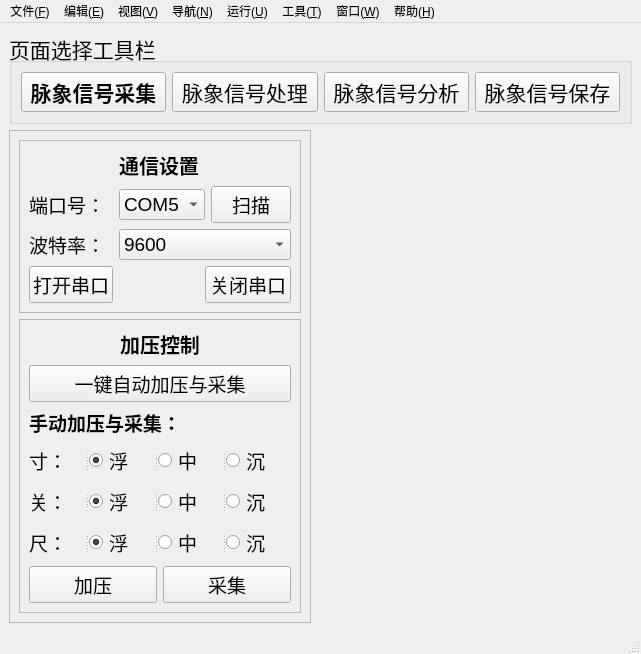
<?xml version="1.0" encoding="UTF-8"?>
<ui version="4.0">
 <class>mainWindow</class>
 <widget class="QMainWindow" name="mainWindow">
  <property name="geometry">
   <rect>
    <x>0</x>
    <y>0</y>
    <width>641</width>
    <height>519</height>
   </rect>
  </property>
  <property name="windowTitle">
   <string>可穿戴脉诊仪上位机软件系统</string>
  </property>
  <widget class="QWidget" name="centralwidget">
   <layout class="QGridLayout" name="gridLayout_5">
    <item row="0" column="0" colspan="2">
     <widget class="QGroupBox" name="groupBox">
      <property name="sizePolicy">
       <sizepolicy hsizetype="Preferred" vsizetype="Fixed">
        <horstretch>0</horstretch>
        <verstretch>0</verstretch>
       </sizepolicy>
      </property>
      <property name="font">
       <font>
        <pointsize>16</pointsize>
        <weight>50</weight>
        <bold>false</bold>
       </font>
      </property>
      <property name="title">
       <string>页面选择工具栏</string>
      </property>
      <layout class="QHBoxLayout" name="horizontalLayout">
       <item>
        <widget class="QPushButton" name="pushButton">
         <property name="sizePolicy">
          <sizepolicy hsizetype="Minimum" vsizetype="Fixed">
           <horstretch>0</horstretch>
           <verstretch>0</verstretch>
          </sizepolicy>
         </property>
         <property name="minimumSize">
          <size>
           <width>0</width>
           <height>30</height>
          </size>
         </property>
         <property name="font">
          <font>
           <pointsize>16</pointsize>
           <weight>75</weight>
           <bold>true</bold>
          </font>
         </property>
         <property name="text">
          <string>脉象信号采集</string>
         </property>
        </widget>
       </item>
       <item>
        <widget class="QPushButton" name="pushButton_2">
         <property name="minimumSize">
          <size>
           <width>0</width>
           <height>30</height>
          </size>
         </property>
         <property name="text">
          <string>脉象信号处理</string>
         </property>
        </widget>
       </item>
       <item>
        <widget class="QPushButton" name="pushButton_3">
         <property name="sizePolicy">
          <sizepolicy hsizetype="Preferred" vsizetype="Fixed">
           <horstretch>0</horstretch>
           <verstretch>0</verstretch>
          </sizepolicy>
         </property>
         <property name="minimumSize">
          <size>
           <width>0</width>
           <height>30</height>
          </size>
         </property>
         <property name="text">
          <string>脉象信号分析</string>
         </property>
        </widget>
       </item>
       <item>
        <widget class="QPushButton" name="pushButton_4">
         <property name="sizePolicy">
          <sizepolicy hsizetype="Minimum" vsizetype="Fixed">
           <horstretch>0</horstretch>
           <verstretch>0</verstretch>
          </sizepolicy>
         </property>
         <property name="minimumSize">
          <size>
           <width>0</width>
           <height>30</height>
          </size>
         </property>
         <property name="text">
          <string>脉象信号保存</string>
         </property>
        </widget>
       </item>
      </layout>
     </widget>
    </item>
    <item row="1" column="1">
     <widget class="plotWidget" name="showWidget" native="true"/>
    </item>
    <item row="1" column="0">
     <widget class="QFrame" name="frame">
      <property name="sizePolicy">
       <sizepolicy hsizetype="Fixed" vsizetype="Preferred">
        <horstretch>0</horstretch>
        <verstretch>0</verstretch>
       </sizepolicy>
      </property>
      <property name="font">
       <font>
        <pointsize>16</pointsize>
       </font>
      </property>
      <property name="frameShape">
       <enum>QFrame::StyledPanel</enum>
      </property>
      <property name="frameShadow">
       <enum>QFrame::Raised</enum>
      </property>
      <layout class="QVBoxLayout" name="verticalLayout">
       <item>
        <widget class="QFrame" name="frame_2">
         <property name="sizePolicy">
          <sizepolicy hsizetype="Fixed" vsizetype="Preferred">
           <horstretch>0</horstretch>
           <verstretch>0</verstretch>
          </sizepolicy>
         </property>
         <property name="font">
          <font>
           <pointsize>14</pointsize>
          </font>
         </property>
         <property name="frameShape">
          <enum>QFrame::StyledPanel</enum>
         </property>
         <property name="frameShadow">
          <enum>QFrame::Raised</enum>
         </property>
         <layout class="QGridLayout" name="gridLayout_4">
          <item row="1" column="0">
           <layout class="QGridLayout" name="gridLayout_2">
            <item row="2" column="0">
             <widget class="QLabel" name="label_2">
              <property name="text">
               <string>波特率：</string>
              </property>
             </widget>
            </item>
            <item row="0" column="1">
             <widget class="QLabel" name="label_7">
              <property name="sizePolicy">
               <sizepolicy hsizetype="Preferred" vsizetype="Fixed">
                <horstretch>0</horstretch>
                <verstretch>0</verstretch>
               </sizepolicy>
              </property>
              <property name="font">
               <font>
                <pointsize>15</pointsize>
                <weight>75</weight>
                <bold>true</bold>
               </font>
              </property>
              <property name="text">
               <string>通信设置</string>
              </property>
              <property name="alignment">
               <set>Qt::AlignCenter</set>
              </property>
             </widget>
            </item>
            <item row="1" column="1" colspan="2">
             <widget class="QComboBox" name="comboBox">
              <item>
               <property name="text">
                <string>COM5</string>
               </property>
              </item>
             </widget>
            </item>
            <item row="1" column="3">
             <widget class="QPushButton" name="pushButton_5">
              <property name="text">
               <string>扫描</string>
              </property>
             </widget>
            </item>
            <item row="1" column="0">
             <widget class="QLabel" name="label">
              <property name="text">
               <string>端口号：</string>
              </property>
             </widget>
            </item>
            <item row="2" column="1" colspan="3">
             <widget class="QComboBox" name="comboBox_2">
              <item>
               <property name="text">
                <string>9600</string>
               </property>
              </item>
             </widget>
            </item>
            <item row="3" column="0">
             <widget class="QPushButton" name="pushButton_6">
              <property name="text">
               <string>打开串口</string>
              </property>
             </widget>
            </item>
            <item row="3" column="2" colspan="2">
             <widget class="QPushButton" name="pushButton_7">
              <property name="text">
               <string>关闭串口</string>
              </property>
              <property name="checkable">
               <bool>true</bool>
              </property>
             </widget>
            </item>
           </layout>
          </item>
         </layout>
        </widget>
       </item>
       <item>
        <widget class="QFrame" name="frame_3">
         <property name="sizePolicy">
          <sizepolicy hsizetype="Preferred" vsizetype="Preferred">
           <horstretch>0</horstretch>
           <verstretch>0</verstretch>
          </sizepolicy>
         </property>
         <property name="font">
          <font>
           <pointsize>14</pointsize>
          </font>
         </property>
         <property name="frameShape">
          <enum>QFrame::StyledPanel</enum>
         </property>
         <property name="frameShadow">
          <enum>QFrame::Raised</enum>
         </property>
         <layout class="QGridLayout" name="gridLayout_3">
          <item row="0" column="0">
           <widget class="QLabel" name="label_8">
            <property name="sizePolicy">
             <sizepolicy hsizetype="Preferred" vsizetype="Fixed">
              <horstretch>0</horstretch>
              <verstretch>0</verstretch>
             </sizepolicy>
            </property>
            <property name="font">
             <font>
              <pointsize>15</pointsize>
              <weight>75</weight>
              <bold>true</bold>
             </font>
            </property>
            <property name="text">
             <string>加压控制</string>
            </property>
            <property name="alignment">
             <set>Qt::AlignCenter</set>
            </property>
           </widget>
          </item>
          <item row="1" column="0">
           <widget class="QPushButton" name="pushButton_8">
            <property name="sizePolicy">
             <sizepolicy hsizetype="Preferred" vsizetype="Preferred">
              <horstretch>0</horstretch>
              <verstretch>0</verstretch>
             </sizepolicy>
            </property>
            <property name="text">
             <string>一键自动加压与采集</string>
            </property>
           </widget>
          </item>
          <item row="2" column="0">
           <widget class="QLabel" name="label_3">
            <property name="sizePolicy">
             <sizepolicy hsizetype="Fixed" vsizetype="Fixed">
              <horstretch>0</horstretch>
              <verstretch>0</verstretch>
             </sizepolicy>
            </property>
            <property name="font">
             <font>
              <pointsize>14</pointsize>
              <weight>75</weight>
              <bold>true</bold>
             </font>
            </property>
            <property name="text">
             <string>手动加压与采集：</string>
            </property>
           </widget>
          </item>
          <item row="3" column="0">
           <widget class="QSplitter" name="splitter">
            <property name="orientation">
             <enum>Qt::Horizontal</enum>
            </property>
            <widget class="QLabel" name="label_4">
             <property name="text">
              <string>寸：</string>
             </property>
            </widget>
            <widget class="QRadioButton" name="radioButton_4">
             <property name="text">
              <string>浮</string>
             </property>
             <property name="checkable">
              <bool>true</bool>
             </property>
             <property name="checked">
              <bool>true</bool>
             </property>
            </widget>
            <widget class="QRadioButton" name="radioButton_6">
             <property name="text">
              <string>中</string>
             </property>
             <property name="checked">
              <bool>false</bool>
             </property>
            </widget>
            <widget class="QRadioButton" name="radioButton_5">
             <property name="text">
              <string>沉</string>
             </property>
            </widget>
           </widget>
          </item>
          <item row="4" column="0">
           <widget class="QSplitter" name="splitter_2">
            <property name="orientation">
             <enum>Qt::Horizontal</enum>
            </property>
            <widget class="QLabel" name="label_5">
             <property name="text">
              <string>关：</string>
             </property>
            </widget>
            <widget class="QRadioButton" name="radioButton_9">
             <property name="text">
              <string>浮</string>
             </property>
             <property name="checked">
              <bool>true</bool>
             </property>
            </widget>
            <widget class="QRadioButton" name="radioButton_7">
             <property name="text">
              <string>中</string>
             </property>
            </widget>
            <widget class="QRadioButton" name="radioButton_8">
             <property name="text">
              <string>沉</string>
             </property>
            </widget>
           </widget>
          </item>
          <item row="5" column="0">
           <widget class="QSplitter" name="splitter_3">
            <property name="orientation">
             <enum>Qt::Horizontal</enum>
            </property>
            <widget class="QLabel" name="label_6">
             <property name="text">
              <string>尺：</string>
             </property>
            </widget>
            <widget class="QRadioButton" name="radioButton_11">
             <property name="text">
              <string>浮</string>
             </property>
             <property name="checked">
              <bool>true</bool>
             </property>
            </widget>
            <widget class="QRadioButton" name="radioButton_12">
             <property name="text">
              <string>中</string>
             </property>
            </widget>
            <widget class="QRadioButton" name="radioButton_10">
             <property name="text">
              <string>沉</string>
             </property>
            </widget>
           </widget>
          </item>
          <item row="6" column="0">
           <layout class="QGridLayout" name="gridLayout">
            <item row="0" column="0">
             <widget class="QPushButton" name="pushButton_10">
              <property name="text">
               <string>加压</string>
              </property>
             </widget>
            </item>
            <item row="0" column="1">
             <widget class="QPushButton" name="pushButton_9">
              <property name="text">
               <string>采集</string>
              </property>
              <property name="checkable">
               <bool>false</bool>
              </property>
             </widget>
            </item>
           </layout>
          </item>
         </layout>
        </widget>
       </item>
      </layout>
     </widget>
    </item>
   </layout>
  </widget>
  <widget class="QMenuBar" name="menubar">
   <property name="geometry">
    <rect>
     <x>0</x>
     <y>0</y>
     <width>641</width>
     <height>22</height>
    </rect>
   </property>
   <widget class="QMenu" name="menu_F">
    <property name="title">
     <string>文件(&amp;F)</string>
    </property>
   </widget>
   <widget class="QMenu" name="menu_E">
    <property name="title">
     <string>编辑(&amp;E)</string>
    </property>
   </widget>
   <widget class="QMenu" name="menu_V">
    <property name="title">
     <string>视图(&amp;V)</string>
    </property>
   </widget>
   <widget class="QMenu" name="menu_N">
    <property name="title">
     <string>导航(&amp;N)</string>
    </property>
   </widget>
   <widget class="QMenu" name="menu_U">
    <property name="title">
     <string>运行(&amp;U)</string>
    </property>
   </widget>
   <widget class="QMenu" name="menu_T">
    <property name="title">
     <string>工具(&amp;T)</string>
    </property>
   </widget>
   <widget class="QMenu" name="menu_W">
    <property name="title">
     <string>窗口(&amp;W)</string>
    </property>
   </widget>
   <widget class="QMenu" name="menu_H">
    <property name="title">
     <string>帮助(&amp;H)</string>
    </property>
   </widget>
   <addaction name="menu_F"/>
   <addaction name="menu_E"/>
   <addaction name="menu_V"/>
   <addaction name="menu_N"/>
   <addaction name="menu_U"/>
   <addaction name="menu_T"/>
   <addaction name="menu_W"/>
   <addaction name="menu_H"/>
  </widget>
  <widget class="QStatusBar" name="statusbar"/>
 </widget>
 <customwidgets>
  <customwidget>
   <class>plotWidget</class>
   <extends>QWidget</extends>
   <header>plotwidget.h</header>
   <container>1</container>
  </customwidget>
 </customwidgets>
 <resources/>
 <connections/>
</ui>
